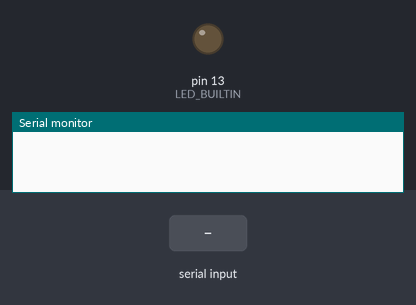
This sketch was run on a simulated Arduino Uno, built with avr-gcc and run on an emulated ATmega328P. On the bench: output pins drawn as LEDs (lit = HIGH), the last lines printed to the serial monitor. Inputs (shaded band) come from the test bench.

Above: at 1.2 s.
1.3 s: "A" received over Serial
At 2.0 s:
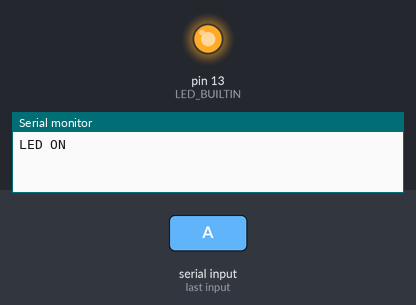
2.8 s: "B" received over Serial
At 3.1 s:
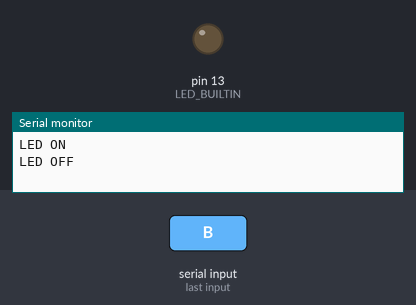
Timing chart, 0 to 5.8 s (numbered marks = the images above; inputs shaded):
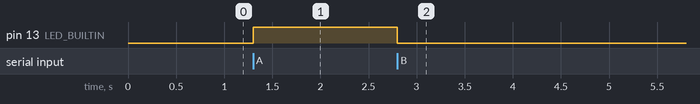

The sketch:

AB_Connection.ino
```cpp
void setup() {
  Serial.begin(9600);
    pinMode(LED_BUILTIN, OUTPUT);
}

void loop() {
  if (Serial.available()) {
    char c = Serial.read();

    if (c == 'A') {
      digitalWrite(LED_BUILTIN, HIGH);
      Serial.println("LED ON");
    }
    if (c == 'B') {
      digitalWrite(LED_BUILTIN, LOW);
      Serial.println("LED OFF");
    }
  }
}
```

Measured:
- after the input at 1.3 s, pin 13 (LED_BUILTIN): LOW → HIGH at once
- after the input at 2.8 s, pin 13 (LED_BUILTIN): HIGH → LOW at once
